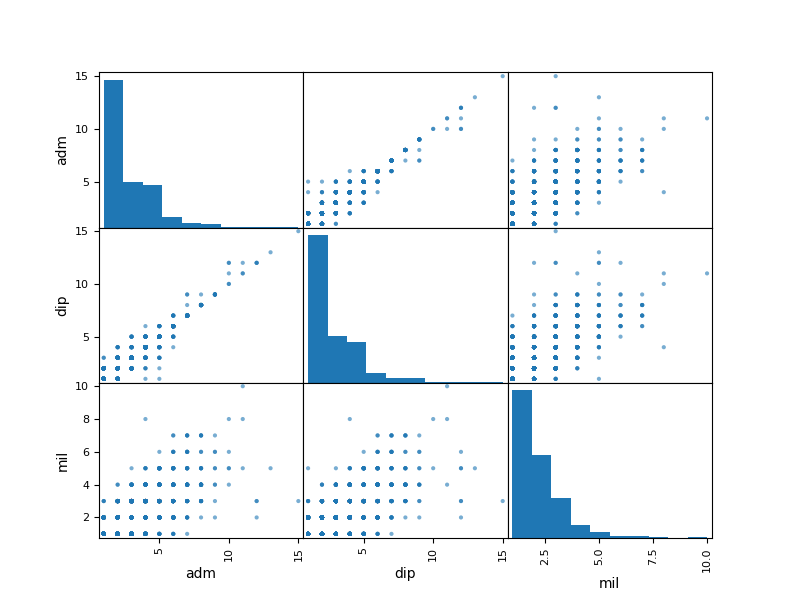

Source code (Python):
import pandas as pd
from pandas.plotting import scatter_matrix
from matplotlib import pyplot as plt
df = pd.read_csv('./C3/data2.csv',sep=";")
data = df[['adm','dip','mil']]
scatter_matrix(data,alpha=0.6,diagonal='hist')
plt.show()
